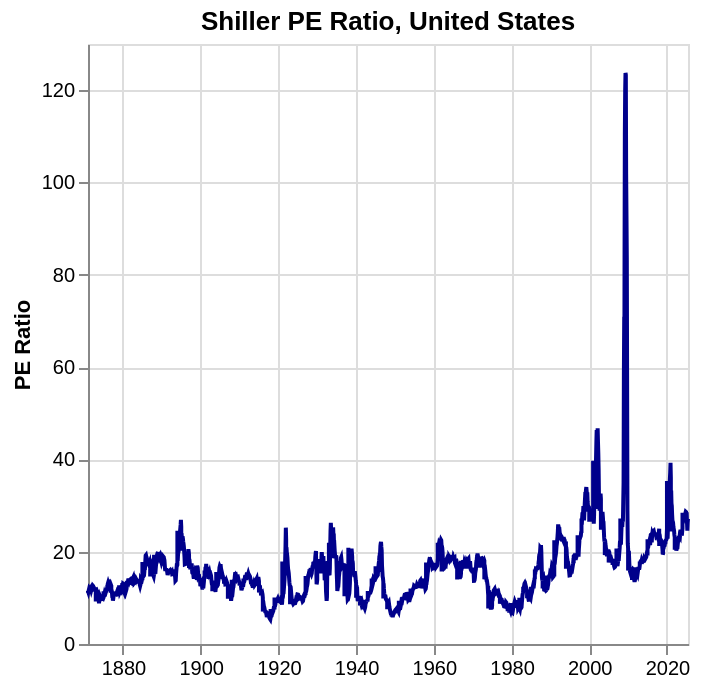

The specification (Vega-Lite) saved for this image:
### Vega-Lite specification from a JSON file in a GitHub repository (floating-point values rounded to 4 significant figures; data arrays with more than 128 entries replaced by an {"elided": "..."} marker saying what was removed)
{"config": {"view": {"continuousWidth": 300, "continuousHeight": 300}}, "data": {"name": "data-4a102bc7ca173bd63aca6fda0514c49d"}, "mark": {"type": "line", "color": "darkblue"}, "encoding": {"x": {"field": "Date_iso", "title": "", "type": "temporal"}, "y": {"field": "PE_ratio", "title": "PE Ratio", "type": "quantitative"}}, "title": "Shiller PE Ratio, United States", "$schema": "https://vega.github.io/schema/vega-lite/v5.20.1.json", "datasets": {"data-4a102bc7ca173bd63aca6fda0514c49d": {"elided": "1854 records"}}}
